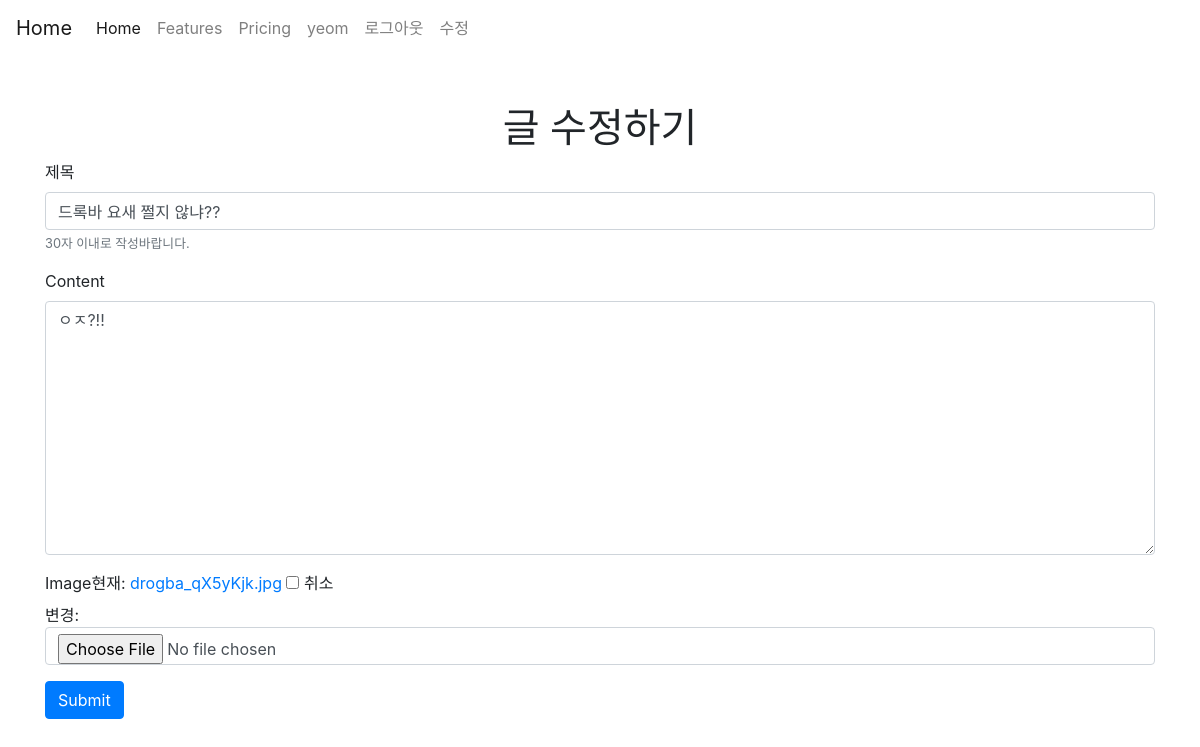
Page /articles/1/update/ (signed in) on the earlier database version.
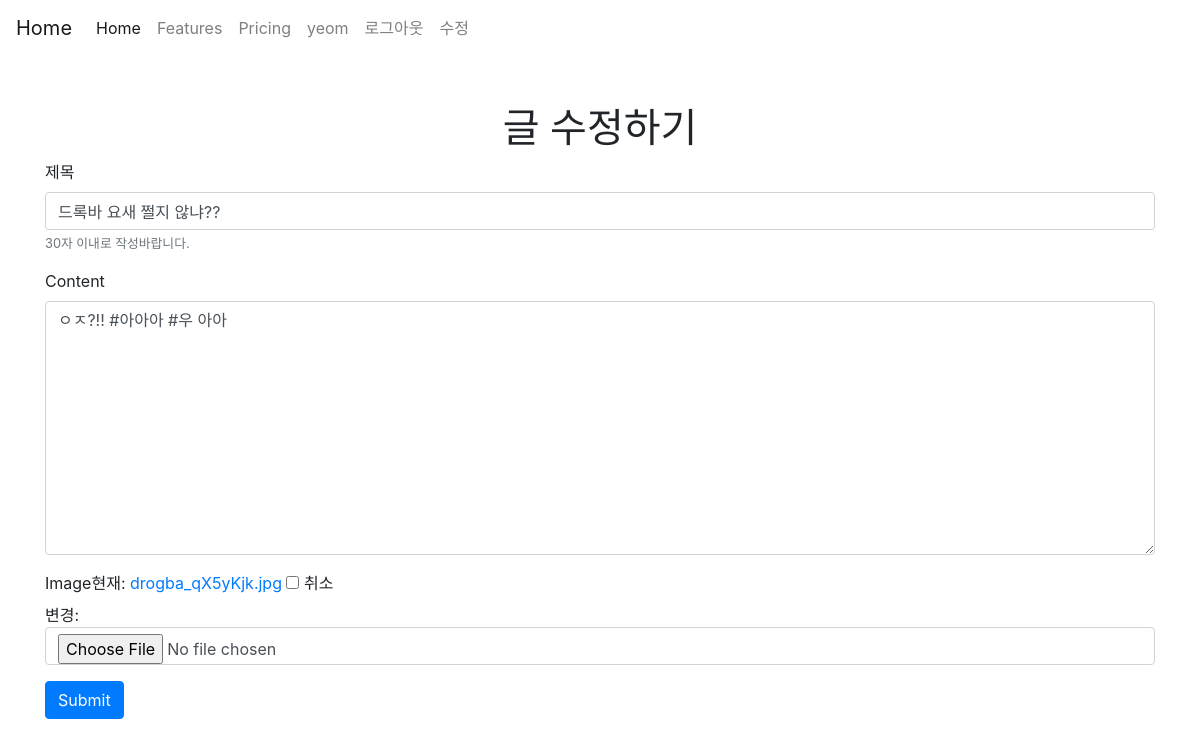
Same page on the later database version.
### articles/models.py (models this page shows, shortened)
class Article(models.Model):
    title = models.CharField(max_length=30)
    content = models.TextField()
    image = models.ImageField(blank=True)
    image_thumbnail = ProcessedImageField(
        processors=[ResizeToFill(300, 300)],
        format='JPEG',
        options={'quality': 80},
    )
    created_at = models.DateTimeField(auto_now_add=True)
    updated_at = models.DateTimeField(auto_now=True)
    user = models.ForeignKey(settings.AUTH_USER_MODEL, on_delete=models.CASCADE)
    like_users = models.ManyToManyField(
        settings.AUTH_USER_MODEL,
        related_name='like_articles',   # user도 settings.AUTH_USER_MODEL을 참조하므로 필수적
        blank=True,                     # 좋아요가 없어도 Ok
    )
    hashtags = models.ManyToManyField(
        HashTag,
        blank= True,
        related_name='articles',
    )

### articles/views.py (the view, shortened to what this page needs)
# urls.py: path('update/', views.update, name='update'),
def update(request, article_pk):
    article = Article.objects.get(pk=article_pk)
    if request.method == 'GET':
        if article.user != request.user:
            return HttpResponseForbidden()
        article_form = ArticleForm(instance=article)
    context = {
        'article_form': article_form,
    }
    return render(request, 'articles/form.html', context)

### articles/forms.py
class ArticleForm(forms.ModelForm):
    title = forms.CharField(
        max_length = 140,
        label = '제목',
        help_text= '30자 이내로 작성바랍니다.',
        widget = forms.TextInput(
            attrs = {
                'placeholder': '제목을 입력바랍니다.',
            }
        )
    )
    class Meta: # 데이터에 대한 데이터, ArticleForm에 대한 정보를 담고 있다.
        model = Article
        fields = '__all__'
        exclude = ('image_thumbnail', 'user', 'like_users', 'hashtags')
        widgets = {
            'title': forms.TextInput(
                attrs = {
                    'placeholder': '제목을 입력바랍니다.'
                }
            )
        }

### articles/templates/articles/form.html (shortened to what this page needs)
{% extends 'articles/base.html' %}
{% load bootstrap4 %}
{% block body %}
{% if request.resolver_match.url_name == 'create' %}
    <h1 class="text-center">글 작성하기</h1>
{% else %}
    <h1 class="text-center">글 수정하기</h1>
{% endif %}
<form role="form" action="" method="POST" enctype="multipart/form-data">
  {% bootstrap_form article_form %}
  {% buttons %}
  <button type="submit" class="btn btn-primary">Submit</button>
  {% endbuttons %}
</form>
{% endblock %}

Differences in the rows shown:
changed Article "드록바 요새 쩔지 않냐??": content "ㅇㅈ?!!" → "ㅇㅈ?!! #아아아 #우 아아"
